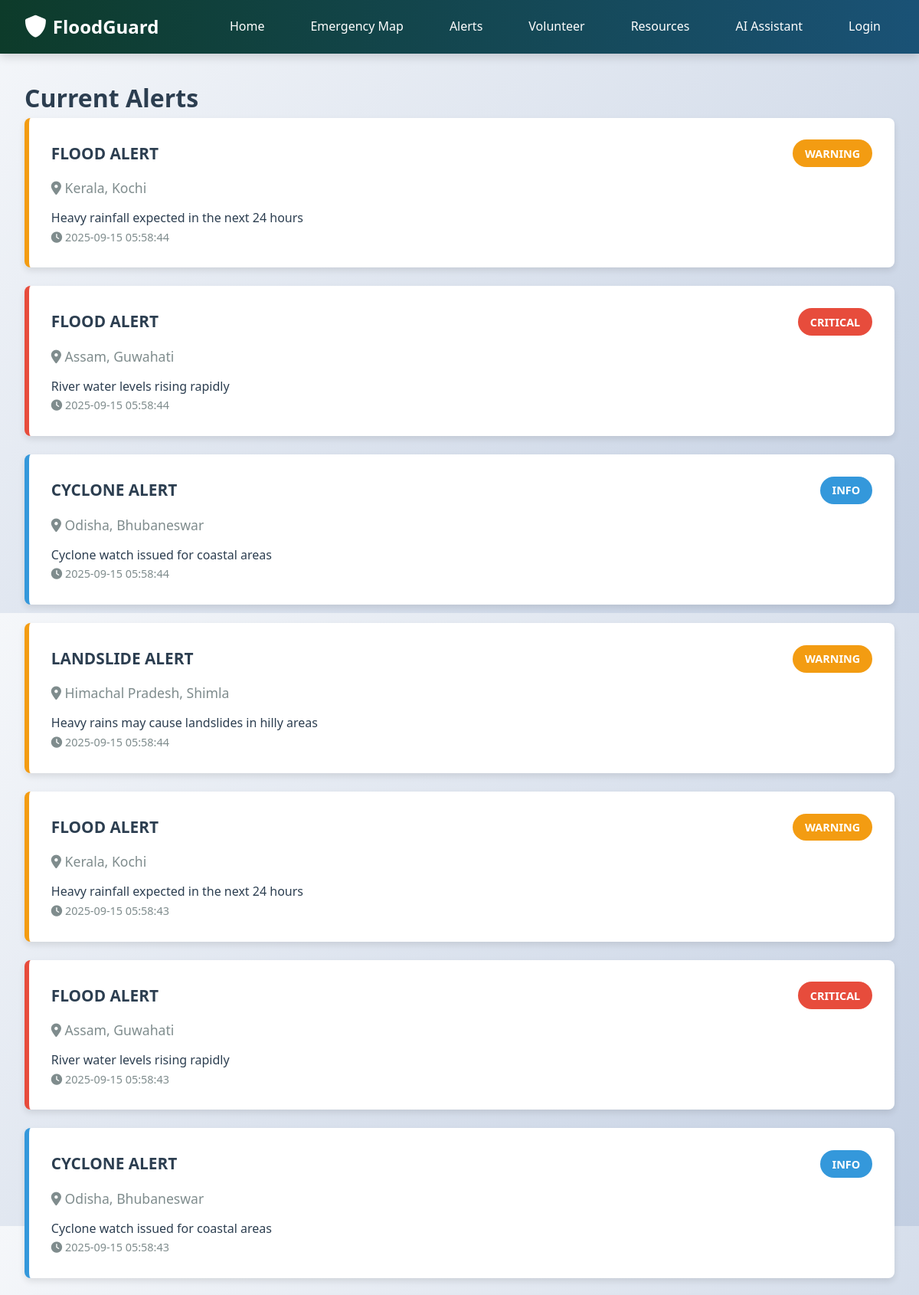
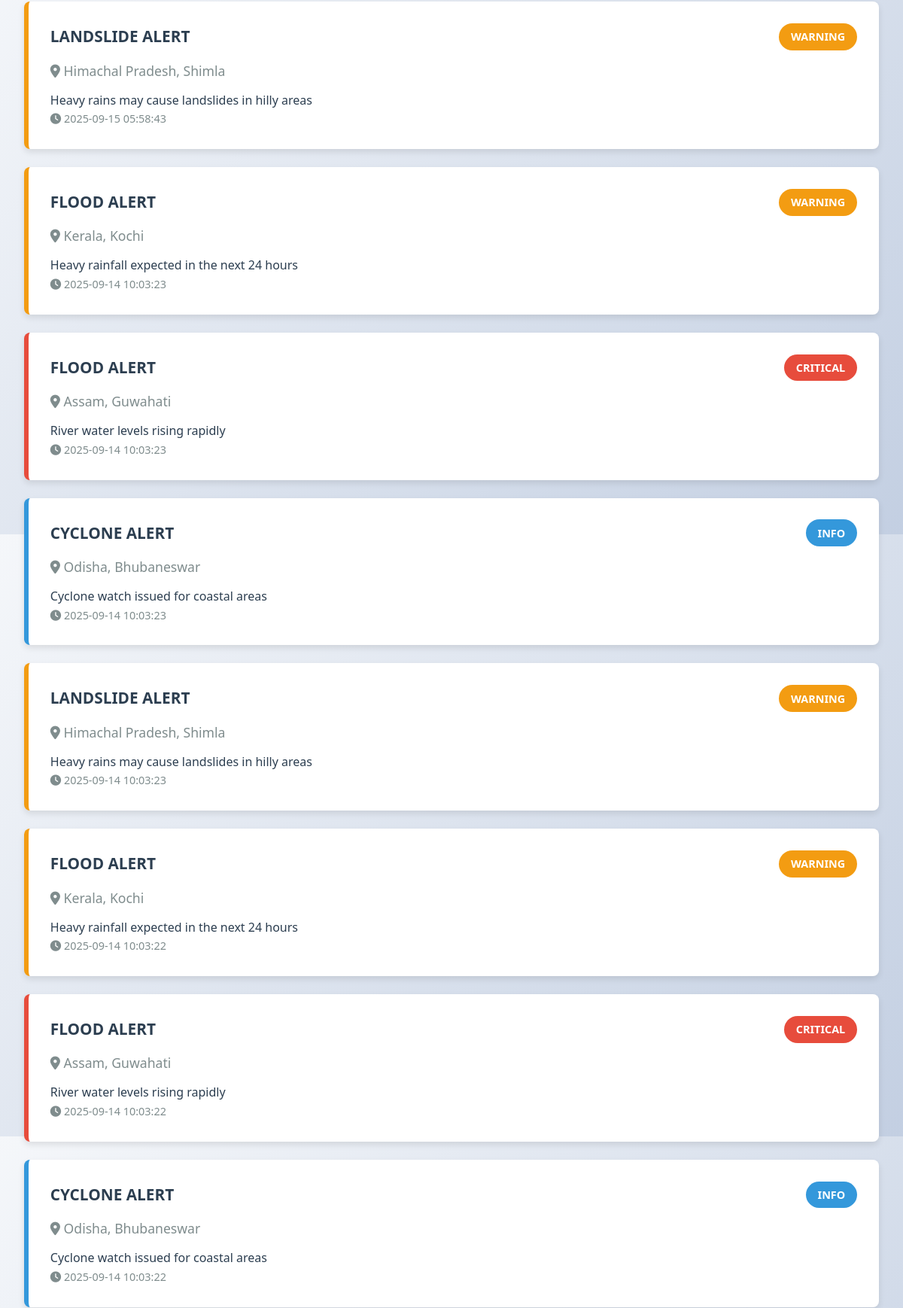
Screenshot of /alerts (upper part) with the database file from the repository (2 pictures, top to bottom).
### tables this page shows
CREATE TABLE alerts
                 (id INTEGER PRIMARY KEY AUTOINCREMENT,
                 type TEXT NOT NULL,
                 location TEXT NOT NULL,
                 severity TEXT NOT NULL,
                 description TEXT NOT NULL,
                 latitude REAL NOT NULL,
                 longitude REAL NOT NULL,
                 created_at TIMESTAMP DEFAULT CURRENT_TIMESTAMP);

### app.py (the view)
@app.route('/alerts')
def alerts():
    conn = get_db()
    alerts = conn.execute('SELECT * FROM alerts ORDER BY created_at DESC').fetchall()
    conn.close()
    return render_template('alerts.html', alerts=alerts)

### app.py (called while the page is built)
def get_db():
    conn = sqlite3.connect(app.config['DATABASE'])
    conn.row_factory = sqlite3.Row
    return conn

### templates/alerts.html (shortened to what this page needs)
{% extends "base.html" %}
{% block content %}
<div class="alert-container">
    <h1>Current Alerts</h1>
    {% if alerts %}
        {% for alert in alerts %}
        <div class="alert-card {{ alert.severity }}">
            <div class="alert-header">
                <div class="alert-title">{{ alert.type|upper }} ALERT</div>
                <div class="alert-severity severity-{{ alert.severity }}">{{ alert.severity|upper }}</div>
            </div>
            <div class="alert-location"><i class="fas fa-map-marker-alt"></i> {{ alert.location }}</div>
            <p>{{ alert.description }}</p>
            <div class="alert-time"><i class="fas fa-clock"></i> {{ alert.created_at }}</div>
        </div>
        {% endfor %}
    {% endif %}
</div>
{% endblock %}

### static/css/style.css (style rules this page uses)
:root { --dark-green: #0d3b2a; --medium-green: #1e8449; --light-green: #27ae60; --dark-blue: #1a5276; --medium-blue: #2874a6; --light-blue: #3498db; --dark-gray: #2c3e50; --medium-gray: #7f8c8d; --light-gray: #ecf0f1; --white: #ffffff; --black: #000000; --warning: #f39c12; --danger: #e74c3c; --info: #3498db; --success: #27ae60; }
* { margin: 0; padding: 0; box-sizing: border-box; }
body { font-family: 'Segoe UI', Tahoma, Geneva, Verdana, sans-serif; line-height: 1.6; color: var(--dark-gray); background: linear-gradient(135deg, #f5f7fa 0%, #c3cfe2 100%); min-height: 100vh; }
.alert-container { max-width: 1200px; margin: 2rem auto; padding: 0 2rem; }
.alert-card { background-color: var(--white); border-left: 6px solid var(--light-blue); border-radius: 8px; padding: 1.8rem; margin-bottom: 1.5rem; box-shadow: 0 4px 8px rgba(0, 0, 0, 0.1); transition: all 0.3s ease; }
.alert-card.critical { border-left-color: var(--danger); }
.alert-card.warning { border-left-color: var(--warning); }
.alert-card.info { border-left-color: var(--info); }
.alert-header { display: flex; justify-content: space-between; align-items: center; margin-bottom: 0.8rem; }
.alert-title { font-weight: bold; font-size: 1.3rem; }
.alert-severity { padding: 0.4rem 1rem; border-radius: 20px; font-size: 0.9rem; font-weight: bold; }
.severity-critical { background-color: var(--danger); color: white; }
.severity-warning { background-color: var(--warning); color: white; }
.severity-info { background-color: var(--info); color: white; }
.alert-location { color: var(--medium-gray); margin-bottom: 0.8rem; font-size: 1.1rem; }
.alert-time { color: var(--medium-gray); font-size: 0.9rem; }

### rows the page displays
alerts: type "FLOOD", severity "WARNING", location "Kerala, Kochi", description "Heavy rainfall expected in the next 24 hours", created_at "2025-09-15 05:58:44"
alerts: type "FLOOD", severity "CRITICAL", location "Assam, Guwahati", description "River water levels rising rapidly", created_at "2025-09-15 05:58:44"
alerts: type "CYCLONE", severity "INFO", location "Odisha, Bhubaneswar", description "Cyclone watch issued for coastal areas", created_at "2025-09-15 05:58:44"
alerts: type "LANDSLIDE", severity "WARNING", location "Himachal Pradesh, Shimla", description "Heavy rains may cause landslides in hilly areas", created_at "2025-09-15 05:58:44"
alerts: type "FLOOD", severity "WARNING", location "Kerala, Kochi", description "Heavy rainfall expected in the next 24 hours", created_at "2025-09-15 05:58:43"
alerts: type "FLOOD", severity "CRITICAL", location "Assam, Guwahati", description "River water levels rising rapidly", created_at "2025-09-15 05:58:43"
alerts: type "CYCLONE", severity "INFO", location "Odisha, Bhubaneswar", description "Cyclone watch issued for coastal areas", created_at "2025-09-15 05:58:43"
alerts: type "LANDSLIDE", severity "WARNING", location "Himachal Pradesh, Shimla", description "Heavy rains may cause landslides in hilly areas", created_at "2025-09-15 05:58:43"
alerts: type "FLOOD", severity "WARNING", location "Kerala, Kochi", description "Heavy rainfall expected in the next 24 hours", created_at "2025-09-14 10:03:23"
alerts: type "FLOOD", severity "CRITICAL", location "Assam, Guwahati", description "River water levels rising rapidly", created_at "2025-09-14 10:03:23"
alerts: type "CYCLONE", severity "INFO", location "Odisha, Bhubaneswar", description "Cyclone watch issued for coastal areas", created_at "2025-09-14 10:03:23"
alerts: type "LANDSLIDE", severity "WARNING", location "Himachal Pradesh, Shimla", description "Heavy rains may cause landslides in hilly areas", created_at "2025-09-14 10:03:23"
alerts: type "FLOOD", severity "WARNING", location "Kerala, Kochi", description "Heavy rainfall expected in the next 24 hours", created_at "2025-09-14 10:03:22"
alerts: type "FLOOD", severity "CRITICAL", location "Assam, Guwahati", description "River water levels rising rapidly", created_at "2025-09-14 10:03:22"
alerts: type "CYCLONE", severity "INFO", location "Odisha, Bhubaneswar", description "Cyclone watch issued for coastal areas", created_at "2025-09-14 10:03:22"
